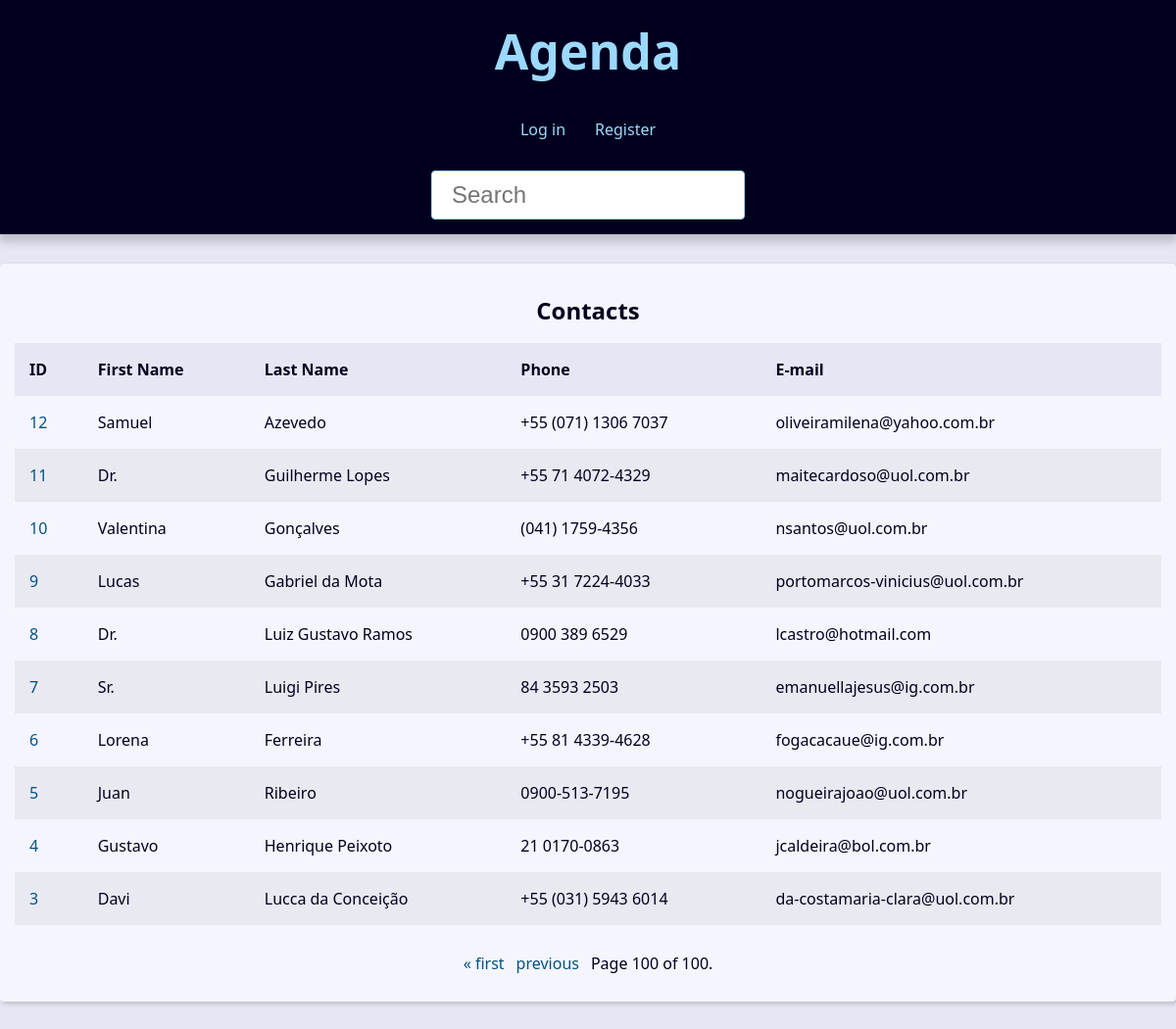
Page /?page=100&q= on the committed database.
### contact/models.py (models this page shows, shortened)
class Contact(models.Model):
    first_name = models.CharField(max_length=50)
    last_name = models.CharField(max_length=50, blank=True)
    phone = models.CharField(max_length=50)
    email = models.EmailField(max_length=254)
    created_date = models.DateTimeField(default=timezone.now)
    description = models.TextField(blank=True)
    show = models.BooleanField(default=True)
    picture = models.ImageField(blank=True, upload_to='pictures/%Y/%m/')
    category = models.ForeignKey(
        Category,
        on_delete=models.SET_NULL,
        blank=True, null=True,
    )
    owner = models.ForeignKey(
        User,
        on_delete=models.SET_NULL,
        blank=True, null=True,
    )

### contact/views/contact_views.py (the view)
# urls.py: path('', views.index, name='index'),
def index(request):
    contacts = Contact.objects\
        .filter(show=True)\
        .order_by('-id')
    paginator = Paginator(contacts, 10)
    page_number = request.GET.get("page")
    page_obj = paginator.get_page(page_number)
    context = {
        'page_obj': page_obj,
        'site_title': 'Contatos - ',
    }
    return render(
        request,
        'contact/index.html',
        context,
    )

### contact/templates/contact/index.html
{% extends 'global/base.html' %}
{% block content %}
{% if page_obj %}
    <div class="responsive-table">
        <table class="contacts-table">
            <caption class ="table-caption">
                Contacts
            </caption>
            <thead>
                <tr class="table-row table-row-header">
                    <th class="table-header">ID</th>
                    <th class="table-header">First Name</th>
                    <th class="table-header">Last Name</th>
                    <th class="table-header">Phone</th>
                    <th class="table-header">E-mail</th>
                </tr>
            </thead>
            <tbody>
                {% for contact in page_obj  %}
                    <tr class="table-row">
                        <td class="table-cel">
                            <a
                                class="table-link"
                                href="{% url 'contact:contact' contact.id %}"
                            >
                                {{ contact.id }}
                            </a>
                        </td>
                        <td class="table-cel">
                            {{ contact.first_name }}
                        </td>
                        <td class="table-cel">
                            {{ contact.last_name }}
                        </td>
                        <td class="table-cel">
                            {{ contact.phone }}
                        </td>
                        <td class="table-cel">
                            {{ contact.email }}
                        </td>
                    </tr>
                {% endfor %}
            </tbody>
        </table>
    </div>
{% else %}
            <div class="single-contact">
        <h1 class="single-contact-name">
            Nenhum contato encontrado
        </h1>
    </div>
{% endif %}
{% endblock content %}

### base_static/global/css/style.css (style rules this page uses)
:root { --spacing: 1.5rem; --link-dark-color: rgb(0, 83, 134); --link-light-color: rgb(156, 217, 255); --clr-white: rgb(245, 245, 255); --clr-black: rgb(0, 0, 30); --clr-light-gray: rgb(230, 230, 245); --clr-dark-shadow-5: rgba(0, 0, 10, 5%); --clr-dark-shadow-10: rgba(0, 0, 10, 10%); --clr-dark-shadow-20: rgba(0, 0, 10, 20%); --clr-light-shadow-5: rgba(200, 200, 255, 5%); --clr-light-shadow-10: rgba(200, 200, 255, 10%); --clr-light-shadow-20: rgba(200, 200, 255, 20%); --main-page-width: 120rem; --table-min-width: 60rem; --biggest-font-size: 5rem; --bigger-font-size: 4rem; --big-font-size: 3.2rem; --medium-font-size: 2.4rem; --small-font-size: 1.6rem; --smaller-font-size: 1.4rem; --smallest-font-size: 1.2rem; --transition-fast: 300ms; --transition-medium: 600ms; --transition-slow: 1s; --default-border-radius: 4px; }
*, *::before, *::after { margin: 0; padding: 0; box-sizing: border-box; }
html { font-size: 62.5%; }
body { font-family: system-ui, -apple-system, BlinkMacSystemFont, 'Segoe UI', Roboto, Oxygen, Ubuntu, Cantarell, 'Open Sans', 'Helvetica Neue', sans-serif; line-height: 1.5; font-size: var(--small-font-size); color: var(--clr-black); -webkit-font-smoothing: antialiased; background: var(--clr-light-gray); }
.responsive-table { width: 100%; overflow-x: auto; }
.contacts-table { width: 100%; min-width: var(--table-min-width); border-collapse: collapse; }
.table-caption { font-size: var(--medium-font-size); font-weight: bold; padding: var(--spacing); }
.table-row { text-align: left; text-overflow: ellipsis; transition: background-color var(--transition-fast) ease-in-out; }
.table-row:nth-of-type(2n) { background: var(--clr-dark-shadow-5); }
.table-row-header { background: var(--clr-light-gray); color: var(--clr-black); }
.table-cel, .table-header { padding: var(--spacing); }
.table-link { color: var(--link-dark-color); transition: color var(--transition-fast) ease-in-out; text-decoration: none; }

### rows in the picture
Contact: id "12", first_name "Samuel", last_name "Azevedo", phone "+55 (071) 1306 7037", email "oliveiramilena@yahoo.com.br"
Contact: id "11", first_name "Dr.", last_name "Guilherme Lopes", phone "+55 71 4072-4329", email "maitecardoso@uol.com.br"
Contact: id "10", first_name "Valentina", last_name "Gonçalves", phone "(041) 1759-4356", email "nsantos@uol.com.br"
Contact: id "9", first_name "Lucas", last_name "Gabriel da Mota", phone "+55 31 7224-4033", email "portomarcos-vinicius@uol.com.br"
Contact: id "8", first_name "Dr.", last_name "Luiz Gustavo Ramos", phone "0900 389 6529", email "lcastro@hotmail.com"
Contact: id "7", first_name "Sr.", last_name "Luigi Pires", phone "84 3593 2503", email "emanuellajesus@ig.com.br"
Contact: id "6", first_name "Lorena", last_name "Ferreira", phone "+55 81 4339-4628", email "fogacacaue@ig.com.br"
Contact: id "5", first_name "Juan", last_name "Ribeiro", phone "0900-513-7195", email "nogueirajoao@uol.com.br"
Contact: id "4", first_name "Gustavo", last_name "Henrique Peixoto", phone "21 0170-0863", email "jcaldeira@bol.com.br"
Contact: id "3", first_name "Davi", last_name "Lucca da Conceição", phone "+55 (031) 5943 6014", email "da-costamaria-clara@uol.com.br"

### other values in the picture
{{ page_obj.number }} "100"
{{ page_obj.paginator.num_pages }} "100"
